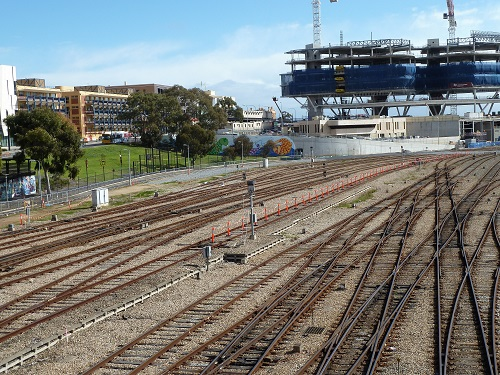
#> input picture workshop6/images/test1/P1010517.JPG, 500 x 375 px
$ python lab6.py
#> lines starting #> are read from the running program, lines starting #| are printed output that depends on the picture
import cv2
import numpy as np

# [60 lines left out: functions resize, image_stitching, on_button_click, not called in this run]

url1 = 'images/test1/P1010517.JPG'
url2 = 'images/test1/P1010520.JPG'

img_1 = cv2.imread(url1)
#> img_1 is the input picture: shape (375, 500, 3); mean B, G, R 119.9, 123.7, 121.9
img_2 = cv2.imread(url2)
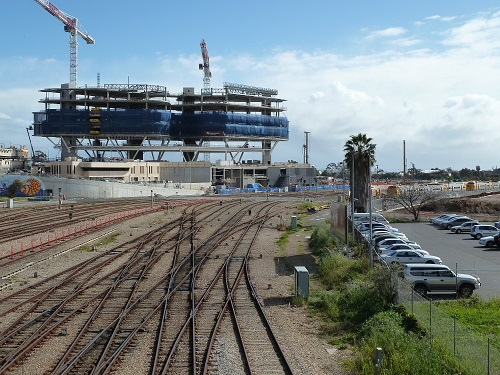
#> input picture workshop6/images/test1/P1010520.JPG, 500 x 375 px
#> img_2 is the input picture: shape (375, 500, 3); mean B, G, R 133.6, 131.8, 121.1

# Create the window
window_name = 'STITCHING Image'
cv2.namedWindow(window_name)

# Combine the images horizontally
stitching_image = cv2.hconcat([img_1, img_2])
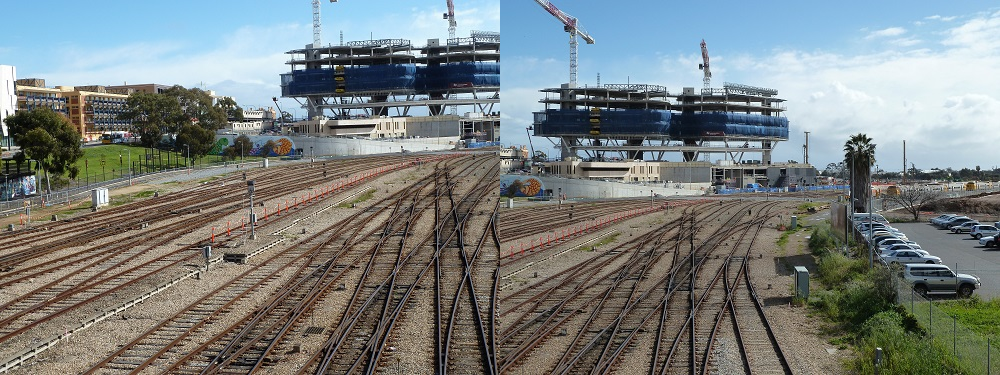
#> stitching_image: shape (375, 1000, 3); mean B, G, R 126.7, 127.7, 121.5

# Get the size of the combined image
height, width, _ = stitching_image.shape
#> height = 375; width = 1000

# Define button properties
button_text = "STITCHING"
button_font = cv2.FONT_ITALIC
button_font_scale = 0.6
button_thickness = 1
button_padding = 10
button_color = (255, 0, 0)
button_hover_color = (0, 255, 0)

# Get button size and position
button_size, _ = cv2.getTextSize(button_text, button_font, button_font_scale, button_thickness)
button_rect = ((0, 0), (button_size[0] + button_padding*2, button_size[1] + button_padding*2))

# Initialize button hover state
button_hover = False

# Show the image with the button
cv2.setMouseCallback(window_name, on_button_click)

# Wait for a button click
while True:
    def aligment_image():
        stitching_image = image_stitching(img_1, img_2)
    #Display the combined image
    cv2.imshow(window_name, stitching_image)

    # Draw button
    if button_hover:
        button_text_color = button_hover_color
    else:
        button_text_color = button_color
    cv2.rectangle(stitching_image, button_rect[0], button_rect[1], button_text_color, -1)
    cv2.putText(stitching_image, button_text,
                (button_rect[0][0] + button_padding, button_rect[0][1] + button_size[1] + button_padding), button_font,
                button_font_scale, (255, 255, 255), button_thickness, cv2.LINE_AA)
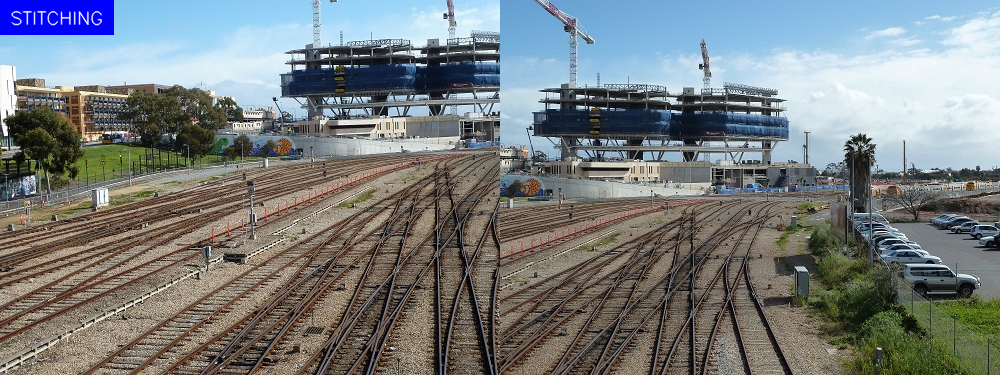
#> stitching_image: shape (375, 1000, 3); mean B, G, R 126.9, 125.9, 120.3

    # Check for key events
    key = cv2.waitKey(1)
#> (key q is pressed here)
    if key == ord("q"):
        break

# Close the window
cv2.destroyAllWindows()
